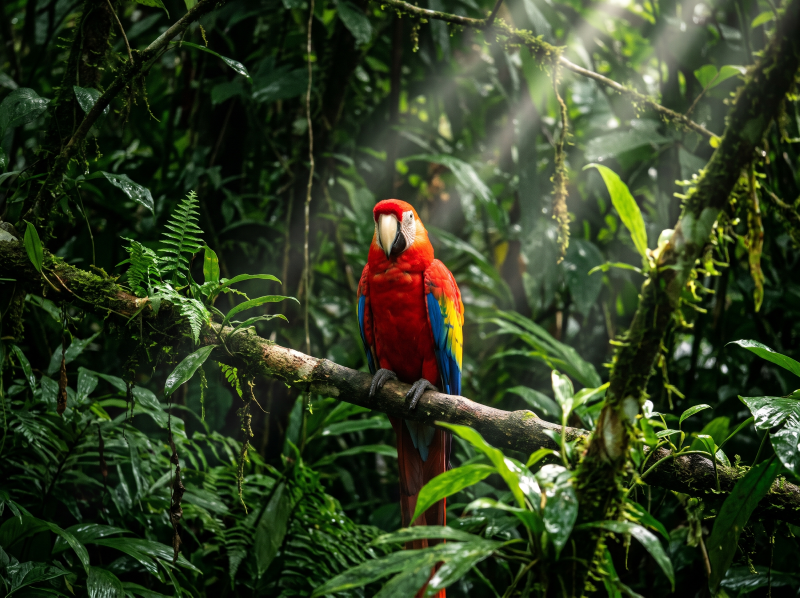
#> input picture dip-lab-02/my_image.jpeg, 2400 x 1792 px (shown at 1/3 size)
$ jupyter execute --allow-errors lab02.ipynb
#> lines starting #> are read from the running program, lines starting #| are printed output that depends on the picture
# Digital Image Processing — Lab Task 02
## Digital Images, Pixels, Color, and Basic Transformations

**Name:** Shahzad Ahmed Awan
**Roll No.:** 2024-SE-15

## Step 1: Create the Project and Virtual Environment

```
mkdir dip-lab-02
cd dip-lab-02
python -m venv .venv
.venv\Scripts\activate.bat          (PowerShell: .venv\Scripts\Activate.ps1)
pip install numpy opencv-python matplotlib
echo .venv/ > .gitignore
```

[cell 1]
import os
import sys
import cv2 as cv
import numpy as np
import matplotlib
import matplotlib.pyplot as plt
from IPython.display import display, Markdown


def banner(title):
    """Print a clear section header so outputs are easy to tell apart."""
    print("=" * 62)
    print(title)
    print("=" * 62)


banner("STEP 1 — ENVIRONMENT CHECK")

print("Python")
print(f"  Executable         : {sys.executable}")
print(f"  Version            : {sys.version.split()[0]}")
print(f"  Inside virtual env : {sys.prefix != sys.base_prefix}")
print(f"  Working folder     : {os.getcwd()}")

print("\nLibrary versions")
print(f"  NumPy              : {np.__version__}")
print(f"  OpenCV             : {cv.__version__}")
print(f"  Matplotlib         : {matplotlib.__version__}")

# .gitignore must exclude the virtual environment
entries = open(".gitignore").read().split() if os.path.exists(".gitignore") else []
if ".venv/" not in entries:
    with open(".gitignore", "a") as f:
        f.write(".venv/\n")
    entries.append(".venv/")

print("\n.gitignore")
print(f"  Entries            : {entries}")
print(f"  .venv/ ignored     : {'.venv/' in entries}")

## Step 2: Load the Image

[cell 2]
IMAGE_PATH = "my_image.jpeg"      # <- must match your image's file name exactly

image = cv.imread(IMAGE_PATH)
#> image is the input picture: shape (1792, 2400, 3); mean B, G, R 34.3, 62.4, 49.7
if image is None:
    raise FileNotFoundError(f"Image not found or unreadable: {IMAGE_PATH}")
if min(image.shape[:2]) < 300:
    raise ValueError(f"Image must be at least 300 x 300 pixels, got {image.shape[1]} x {image.shape[0]}")

banner("STEP 2 — IMAGE LOADED")
print(f"  File       : {IMAGE_PATH}")
print(f"  Shape      : {image.shape}   (height, width, channels)")
#|   Shape      : (1792, 2400, 3)   (height, width, channels)
print(f"  Data type  : {image.dtype}")
#|   Data type  : uint8

## Step 3: Inspect the Image

[cell 3]
height, width, channels = image.shape
#> height = 1792; width = 2400; channels = 3
cy, cx = height // 2, width // 2          # center as [row, column] = [y, x]
#> cy = 896; cx = 1200

top_left = image[0, 0]
#> top_left = [0, 4, 0]
center   = image[cy, cx]
#> center = [0, 0, 112]

banner("STEP 3 — IMAGE INSPECTION")

print("Dimensions")
print(f"  Height          : {height} px")
#|   Height          : 1792 px
print(f"  Width           : {width} px")
#|   Width           : 2400 px
print(f"  Channels        : {channels}  (Blue, Green, Red)")
#|   Channels        : 3  (Blue, Green, Red)
print(f"  Total pixels    : {height * width:,}")
#|   Total pixels    : 4,300,800

print("\nPixel values   image[row, column]  ->  (B, G, R)")
print(f"  Top-left [0, 0]       : B = {top_left[0]:>3}   G = {top_left[1]:>3}   R = {top_left[2]:>3}")
#|   Top-left [0, 0]       : B =   0   G =   4   R =   0
print(f"  Center [{cy}, {cx}]     : B = {center[0]:>3}   G = {center[1]:>3}   R = {center[2]:>3}")
#|   Center [896, 1200]     : B =   0   G =   0   R = 112

print("\nValue range (0 = darkest, 255 = brightest)")
print(f"  {'Scope':<16}{'Minimum':>8}{'Maximum':>9}")
print(f"  {'-' * 33}")
print(f"  {'Global':<16}{image.min():>8}{image.max():>9}")
#|   Global                 0      255
for i, name in enumerate(["Blue channel", "Green channel", "Red channel"]):
    print(f"  {name:<16}{image[:, :, i].min():>8}{image[:, :, i].max():>9}")
#> this loop made 3 passes
#|   Blue channel           0      255
#|   Green channel          0      255
#|   Red channel            0      255

## Step 4: Convert Colors and Separate Channels

[cell 4]
rgb  = cv.cvtColor(image, cv.COLOR_BGR2RGB)
gray = cv.cvtColor(image, cv.COLOR_BGR2GRAY)
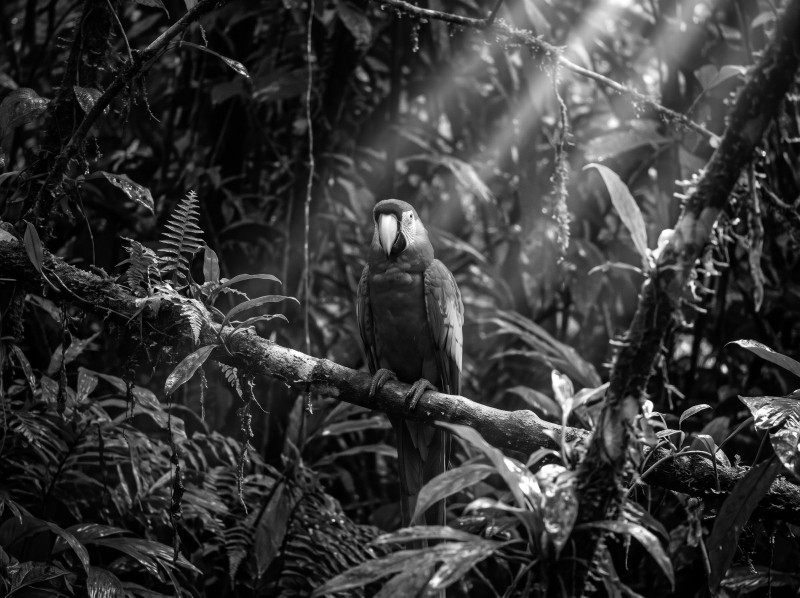
#> gray: shape (1792, 2400) (shown at 1/3 size); min 0, max 255, mean 55.4
red, green, blue = cv.split(rgb)
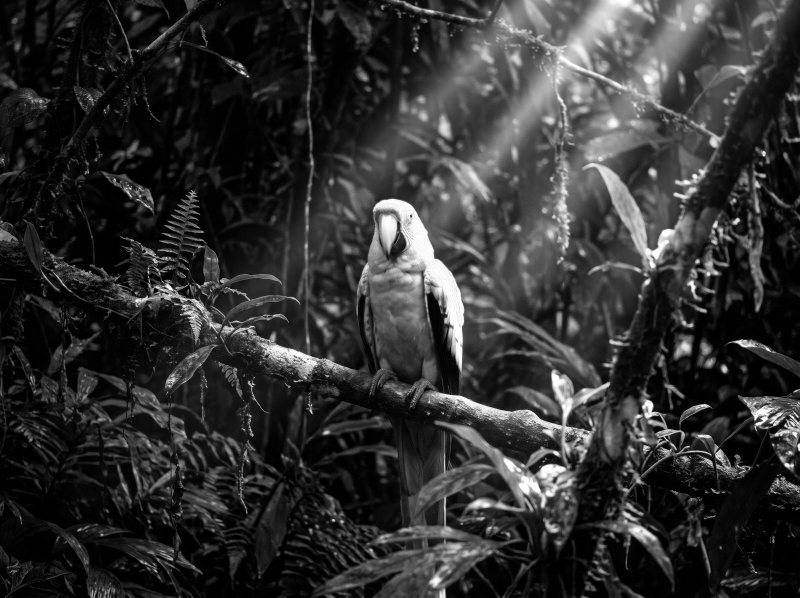
#> red: shape (1792, 2400) (shown at 1/3 size); min 0, max 255, mean 49.7
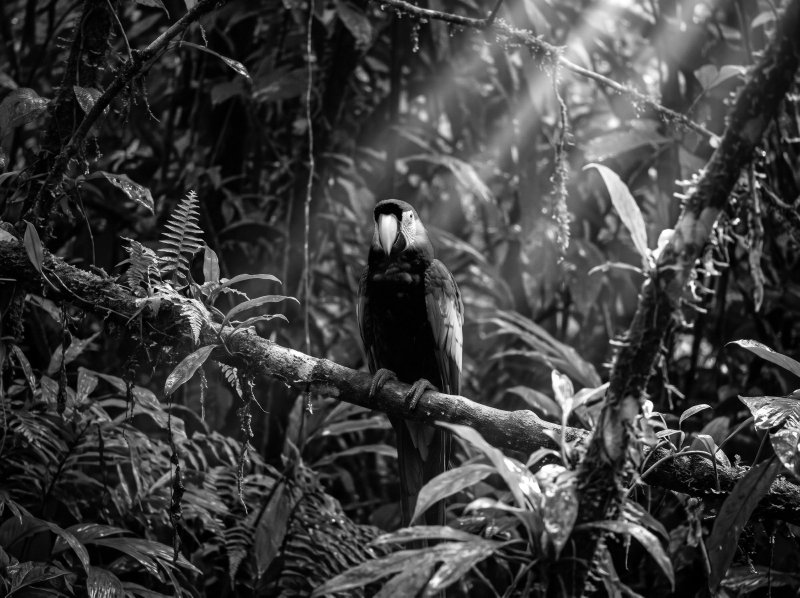
#> green: shape (1792, 2400) (shown at 1/3 size); min 0, max 255, mean 62.4
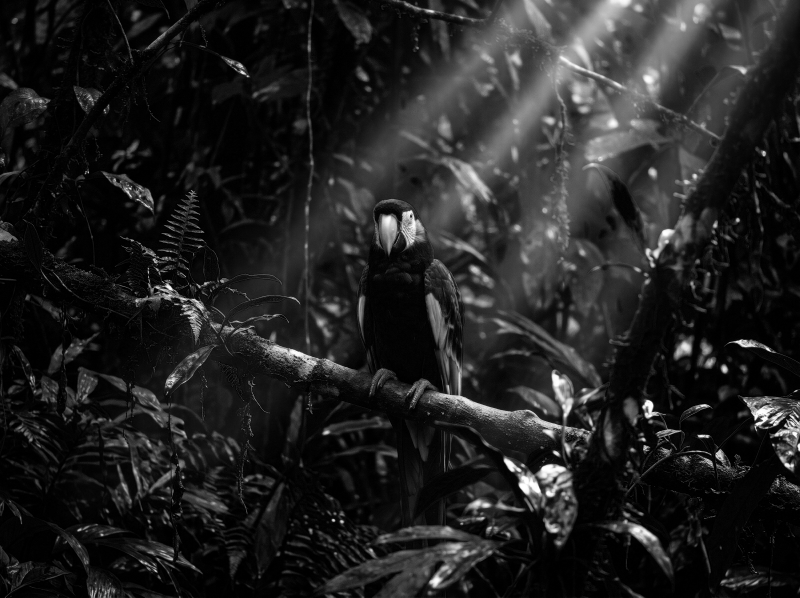
#> blue: shape (1792, 2400) (shown at 1/3 size); min 0, max 255, mean 34.3

views = [
    (rgb,   "1. RGB (correct colors)", None),
    (red,   "2. Red channel",          "gray"),
    (green, "3. Green channel",        "gray"),
    (blue,  "4. Blue channel",         "gray"),
    (gray,  "5. Grayscale",            "gray"),
    (image, "6. Unconverted BGR (red/blue swapped)", None),
]

#> (the rest of this cell did not finish here and is left out)

### Explanation: BGR vs RGB

**RGB**
Each pixel is stored as `[Red, Green, Blue]`. This is the order Matplotlib and most other libraries (such as PIL) expect.

**BGR**
Each pixel is stored as `[Blue, Green, Red]`. This is the order OpenCV uses when `cv.imread()` loads an image, kept for historical compatibility with early camera and image formats such as Windows BMP.

**Difference**

| | RGB | BGR |
|---|---|---|
| Channel order | Red, Green, Blue | Blue, Green, Red |
| First value `[0]` | Red | Blue |
| Pure red pixel | `[255, 0, 0]` | `[0, 0, 255]` |
| Used by | Matplotlib, PIL | OpenCV |

Both hold the same three numbers per pixel; only their order is reversed.

**Why the order matters**
If a BGR array is shown by Matplotlib without conversion, red and blue are swapped. For example, a blue pixel `[200, 50, 30]` (B=200, G=50, R=30) is drawn as R=200, G=50, B=30, which is orange-red. Greens and grays barely change because green stays in the middle and grays have equal values.

**In this lab**
Panel 6 shows the unconverted BGR image with red and blue swapped, while panel 1 is correct after `cv.COLOR_BGR2RGB`. In Step 5 the image is converted back with `cv.COLOR_RGB2BGR` before saving, because `cv.imwrite()` expects BGR.

## Step 5: Crop, Resize, and Save

[cell 5]
y_start, y_end = cy - 50, cy + 50
#> y_start = 846; y_end = 946
x_start, x_end = cx - 50, cx + 50
#> x_start = 1150; x_end = 1250

crop = rgb[y_start:y_end, x_start:x_end]
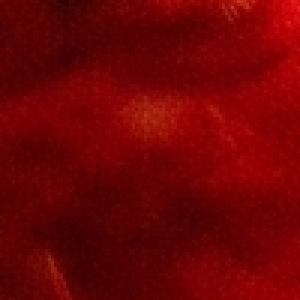
#> crop: shape (100, 100, 3) (shown 3 times larger); mean R, G, B 110.7, 2.8, 3.6
assert crop.shape[:2] == (100, 100), f"Crop must be 100 x 100, got {crop.shape[:2]}"

resized = cv.resize(crop, (200, 200))      # (width, height)

banner("STEP 5 — CROP AND RESIZE")
print("Crop region")
print(f"  Rows (y)       : {y_start} to {y_end}")
#|   Rows (y)       : 846 to 946
print(f"  Columns (x)    : {x_start} to {x_end}")
#|   Columns (x)    : 1150 to 1250
print(f"  Crop shape     : {crop.shape}")
#|   Crop shape     : (100, 100, 3)
print("\nResized")
print(f"  Resized shape  : {resized.shape}")
#|   Resized shape  : (200, 200, 3)

#> (the rest of this cell did not finish here and is left out)

## Step 6: Create a Histogram

[cell 6]
plt.figure(figsize=(9, 5))
#> (this line was passed over: IPython is not available in this run)
plt.hist(gray.flatten(), bins=256, range=(0, 256), color="gray")
#> (this line was passed over: IPython is not available in this run)
plt.title("Grayscale Histogram")
#> (this line was passed over: IPython is not available in this run)
plt.xlabel("Pixel intensity (0 = black, 255 = white)")
#> (this line was passed over: IPython is not available in this run)
plt.ylabel("Number of pixels")
#> (this line was passed over: IPython is not available in this run)
plt.savefig("grayscale_histogram.png", dpi=150, bbox_inches="tight")
#> (this line was passed over: IPython is not available in this run)
plt.show()

mean   = gray.mean()
#> mean = 55.39
dark   = (gray < 85).mean() * 100
#> dark = 75.97
mid    = ((gray >= 85) & (gray <= 170)).mean() * 100
#> mid = 20.09
bright = (gray > 170).mean() * 100
#> bright = 3.94

banner("STEP 6 — HISTOGRAM STATISTICS")
print(f"  Mean intensity        : {mean:.1f} / 255")
#|   Mean intensity        : 55.4 / 255
print(f"  Dark pixels   (<85)   : {dark:5.1f} %")
#|   Dark pixels   (<85)   :  76.0 %
print(f"  Mid-tones  (85-170)   : {mid:5.1f} %")
#|   Mid-tones  (85-170)   :  20.1 %
print(f"  Bright pixels (>170)  : {bright:5.1f} %")
#|   Bright pixels (>170)  :   3.9 %
print(f"  Plot saved as         : grayscale_histogram.png")

# Interpretation generated from the measured values above
if mean < 85:
    verdict = "mainly dark"
    detail = "Most pixels sit at the low-intensity end, and only a thin tail reaches the bright end."
elif mean > 170:
    verdict = "mainly bright"
    detail = "Most pixels sit at the high-intensity end, and only a thin tail reaches the dark end."
else:
    verdict = "balanced"
    detail = "Pixels are spread across the dark, mid, and bright ranges without one end dominating."

display(Markdown(
    f"### Interpretation\n\n"
    f"The grayscale histogram has a mean intensity of **{mean:.1f} out of 255**, with "
    f"**{dark:.1f}%** of pixels in the dark range and **{bright:.1f}%** in the bright range. "
    f"The image is therefore **{verdict}**. {detail}"
))

### Explanation: What a histogram shows and does not show

**What it shows.** A histogram counts how many pixels fall into each of the 256 intensity values. From that count alone you can read:

- **Overall brightness:** mass on the left means a dark image, on the right a bright one, in the middle a balanced one.
- **Contrast:** a narrow cluster means flat, low contrast; a wide spread means strong contrast.
- **Clipping:** tall spikes at 0 or 255 mean detail has been lost to pure black or pure white.
- **Dominant tones:** separate peaks usually indicate distinct regions, such as a dark background and a bright subject.

**What it does not show.**

- **Position:** the histogram only counts values. If every pixel were shuffled randomly, the picture would be destroyed but the histogram would stay identical.
- **Content:** two completely unrelated photographs can have the same histogram, so it cannot tell what the image contains.
- **Color:** a grayscale histogram merges the three channels into one brightness value, so a red area and a green area of equal brightness look the same.
- **Structure:** edges, texture, and sharpness are invisible to it, and blurring an image barely changes it.
- **Cause:** it shows that an image is dark, but not whether the scene itself was dark or the photo was underexposed.

## Step 7: Demonstrate Bit Depth

[cell 7]
gradient = np.tile(np.arange(256, dtype=np.uint8), (100, 1))      # 8-bit horizontal ramp, 0 to 255


def quantize(img, bits):
    levels = 2 ** bits
    return ((img // (256 // levels)) * (255 // (levels - 1))).astype(np.uint8)


panels = [
    (gradient,              "Original 8-bit (256 levels)", 8),
    (quantize(gradient, 1), "1-bit (2 levels)",            1),
    (quantize(gradient, 2), "2-bit (4 levels)",            2),
    (quantize(gradient, 4), "4-bit (16 levels)",           4),
]

#> (the rest of this cell did not finish here and is left out)

### Explanation: Resolution vs bit depth

**Resolution** is the number of pixels, width × height. It controls **spatial detail**: how finely the scene is sampled across the image. Lowering it leaves fewer samples, so edges turn into staircases, small details disappear, and the image looks **blocky**. In this lab, the 100 × 100 crop and the 200 × 200 resized version differ in resolution.

**Bit depth** is the number of bits used for each pixel value, which sets the number of distinct intensities: 2ⁿ. That gives 2 levels for 1-bit, 4 for 2-bit, 16 for 4-bit, and 256 for 8-bit. It controls **tonal precision**: how smoothly brightness can change. Lowering it causes **banding**, where a smooth gradient turns into visible steps. In Step 7 the gradient keeps all 256 columns (resolution unchanged), yet it shows only 2, 4, or 16 shades as the bit depth drops.

**They are independent.** An image can have high resolution and low bit depth (many pixels, few shades) or the reverse. Both affect file size, which is roughly `width × height × bits per pixel ÷ 8` bytes. A 640 × 480 grayscale image at 8 bits needs about 307,200 bytes. Reducing it to 2 bits cuts that to 76,800 bytes, and halving the resolution to 320 × 240 at 8 bits also gives 76,800 bytes, yet the first result looks banded while the second looks blocky.

**In short:** resolution answers "how many samples are there?", and bit depth answers "how precise is each sample?".

## Step 8: Complete the Project

[cell 8]
banner("STEP 8 — FINAL CHECK")
print(f"  {'File':<28}{'Status':<10}{'Size':>10}")
print(f"  {'-' * 48}")
for name in [IMAGE_PATH, "resized_crop.png", "grayscale_histogram.png", ".gitignore"]:
    if os.path.exists(name):
        print(f"  {name:<28}{'found':<10}{os.path.getsize(name) / 1024:>8.1f} KB")
    else:
        print(f"  {name:<28}{'MISSING':<10}")
print("\nAll cells completed successfully.")
